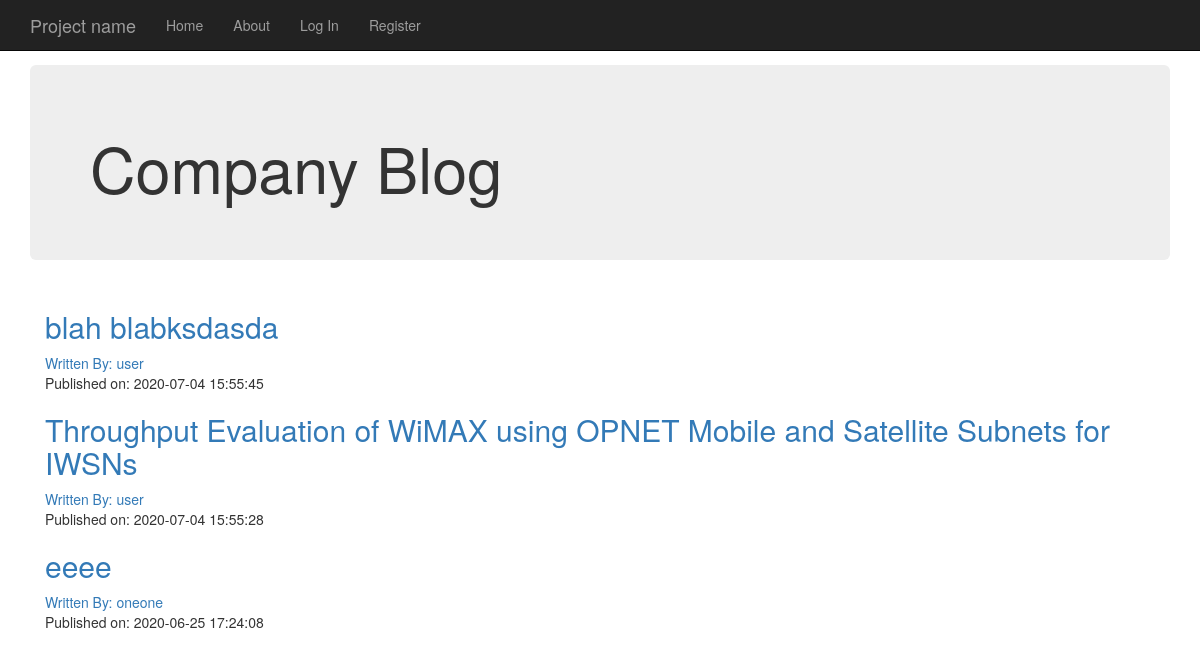
The page / on the database its author committed.
### project/models.py (models this page shows, shortened)
class BlogPost(db.Model):
    id = db.Column(db.Integer, primary_key = True)
    user_id = db.Column(db.Integer, db.ForeignKey('users.id'), nullable=False)
    created_on = db.Column(db.DateTime, default=db.func.current_timestamp(), nullable=False)
    title = db.Column(db.String(126), nullable=False)
    text = db.Column(db.Text, nullable=False)

class User(db.Model, UserMixin):
    __tablename__ = 'users'
    id = db.Column(db.Integer, primary_key=True)
    profile_image = db.Column(db.String(64), nullable=False, default='default_profile.png')
    email = db.Column(db.String(64), unique=True, index=True)
    username = db.Column(db.String(64), unique=True, index=True)
    password_hash = db.Column(db.String(128))
    post = db.relationship('BlogPost', backref='author', lazy=True)

### project/core/views.py (the view)
@core_bp.route('/')
def index():
   blog_posts = BlogPost.query.order_by(BlogPost.created_on.desc())
   return render_template('index.html', blog_posts=blog_posts)

### project/core/templates/core/index.html
{% extends 'base.html' %}
{% block content %}
<div class="jumbotron">
    <h1>Company Blog</h1>
</div>
<div class="container">
    {% for post in blog_posts %}
    <h2><a href="{{ url_for('blog_posts.blog_post', blog_post_id=post.id) }}">{{ post.title }}</a></h2>
    <a href="{{url_for('users.user_posts', username=post.author.username)}}">Written By: {{ post.author.username }}</a>
    <p>Published on: {{ post.created_on }}</p>
    {% endfor%}
</div>
{% endblock %}

### project/templates/base.html (style rules this page uses)
body { padding-top: 65px; }

### rows shown on the page
BlogPost: title "blah blabksdasda", author.username "user", created_on "2020-07-04 15:55:45"
BlogPost: title "Throughput Evaluation of WiMAX using OPNET Mobile and Satellite Subnets for IWSNs", author.username "user", created_on "2020-07-04 15:55:28"
BlogPost: title "eeee", author.username "oneone", created_on "2020-06-25 17:24:08"
